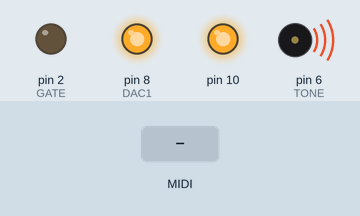
Recording of a sketch running on a simulated Arduino Uno, built with avr-gcc and run on an emulated ATmega328P. Shown: output pins drawn as LEDs (lit = HIGH), buzzer (waves = sounding). The test bench sets the inputs (shaded band). MIDI output is not drawn.

Above: at 1.2 s.
1.3 s: MIDI note 36 received
At 1.45 s:
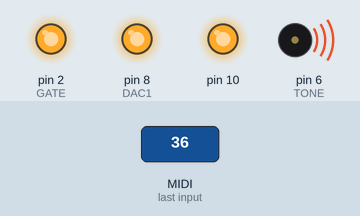
Timing chart, 0 to 4.3 s (numbered marks = the images above; inputs shaded):
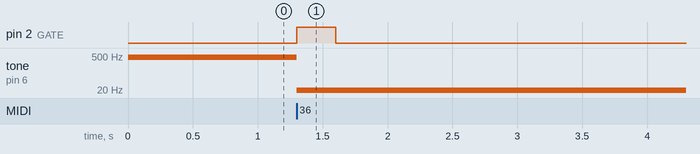

Measured:
- after the input at 1.3 s, pin 2 (GATE): LOW → HIGH at once, → LOW 0.30 s later; tone on pin 6 (TONE): 440 Hz → 19 Hz at once

The sketch:

midi_to_CV_setlik.ino
```cpp
#include <MIDI.h>
#include <SPI.h>

#define GATE  2
#define DAC1  8
#define TONE  6

MIDI_CREATE_DEFAULT_INSTANCE();

void setup()
{

 pinMode(GATE, OUTPUT);
 pinMode(DAC1, OUTPUT);
 pinMode(TONE, OUTPUT);
 digitalWrite(GATE,LOW);
 digitalWrite(DAC1,HIGH);
 tone(TONE, 440);

 SPI.begin();

 MIDI.begin(MIDI_CHANNEL_OMNI);

}

bool notes[88] = {0};
int8_t noteOrder[20] = {0}, orderIndx = {0};
unsigned long trigTimer = 0;
void loop()
{
  int type, noteMsg, velocity, channel, d1, d2;

  if (MIDI.read()) {
    byte type = MIDI.getType();
    switch (type) {
      case midi::NoteOn:
      case midi::NoteOff:
        noteMsg = MIDI.getData1() - 21; // A0 = 21, Top Note = 108
        channel = MIDI.getChannel();

        if ((noteMsg < 0) || (noteMsg > 87)) break; // Only 88 notes of keyboard are supported

        if (type == midi::NoteOn) velocity = MIDI.getData2();
        else velocity  = 0;

        if (velocity == 0)  {
          notes[noteMsg] = false;
        }
        else {
          notes[noteMsg] = true;
        }

        if (notes[noteMsg])
        {
         orderIndx = (orderIndx+1) % 20;
         noteOrder[orderIndx] = noteMsg;
        }
        commandLastNote();
        break;

      default:
        d1 = MIDI.getData1();
        d2 = MIDI.getData2();
    }
  }
}

void commandLastNote()
{

  int8_t noteIndx;
  for (int i=0; i<20; i++) {
    noteIndx = noteOrder[ mod(orderIndx-i, 20) ];
    if (notes[noteIndx]) {
      commandNote(noteIndx);
      return;
    }
  }
  digitalWrite(GATE,LOW);  // All notes are off
}

// Rescale 88 notes to 4096 mV:
//    noteMsg = 0 -> 0 mV
//    noteMsg = 87 -> 4096 mV
// DAC output will be (4095/87) = 47.069 mV per note, and 564.9655 mV per octive
// Note that DAC output will need to be amplified by 1.77X for the standard 1V/octave

#define NOTE_SF 47.069f // This value can be tuned if CV output isn't exactly 1V/octave


void commandNote(int noteMsg) {
  digitalWrite(GATE,HIGH);

  unsigned int mV = (unsigned int) ((float) noteMsg * NOTE_SF + 0.5);
  setVoltage(DAC1, 0, 1, mV);  // DAC1, channel 0, gain = 2X

  float exponent = (((float)noteMsg - 69.0f) / 12.0f);
  unsigned int pitch = (unsigned int)(pow(2.0f, exponent) * 440.0f);
  tone(TONE, pitch);
  setVoltage(DAC1, 1, 1, (amplitude(pitch) / 2));

}

// setVoltage -- Set DAC voltage output
// dacpin: chip select pin for DAC.  Note and velocity on DAC1, pitch bend and CC on DAC2
// channel: 0 (A) or 1 (B).  Note and pitch bend on 0, velocity and CC on 2.
// gain: 0 = 1X, 1 = 2X.
// mV: integer 0 to 4095.  If gain is 1X, mV is in units of half mV (i.e., 0 to 2048 mV).
// If gain is 2X, mV is in units of mV

unsigned int amplitude(unsigned int frequency)
{
   float perHz = (4095.0f / 1290.0f); //difference in Hz between highest and lowest notes
   return frequency * perHz;
}

void setVoltage(int dacpin, bool channel, bool gain, unsigned int mV)
{
  unsigned int command = channel ? 0x9000 : 0x1000;

  command |= gain ? 0x0000 : 0x2000;
  command |= (mV & 0x0FFF);

  SPI.beginTransaction(SPISettings(8000000, MSBFIRST, SPI_MODE0));
  digitalWrite(dacpin,LOW);
  SPI.transfer(command>>8);
  SPI.transfer(command&0xFF);
  digitalWrite(dacpin,HIGH);
  SPI.endTransaction();
}

int mod(int a, int b)
{
    int r = a % b;
    return r < 0 ? r + b : r;
}
```
